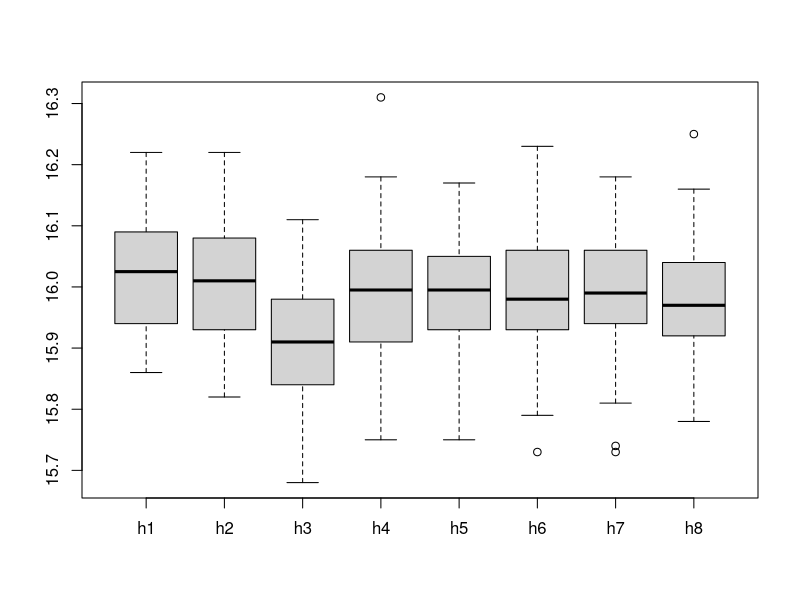

This figure's R source:
## ---- chunk 1
a <- 1
b <- 5
n <- 75
mu.bar <- (a+b)/2
sig.bar <- sqrt((b-a)^2/(12*n))
mu.bar
sig.bar
## ---- chunk 2
pnorm(2,mu.bar,sig.bar)
## ---- chunk 3
qnorm(0.9,mu.bar,sig.bar)
## ---- chunk 4
pnorm(200/n,mu.bar,sig.bar)
## ---- chunk 5
n*qnorm(0.9,mu.bar,sig.bar)
## ---- chunk 6
x <- 1:5
p <- rep(1/5,5)
n <- 75
mu.X <- sum(x*p)
sig.X <- sum((x-mu.X)^2*p)
mu.bar <- mu.X
sig.bar <- sqrt(sig.X/n)
mu.bar
sig.bar
## ---- chunk 7
pnorm(2,mu.bar,sig.bar)
## ---- chunk 8
qnorm(0.9,mu.bar,sig.bar)
## ---- chunk 9
pnorm(200/n,mu.bar,sig.bar)
## ---- chunk 10
pnorm(199.5/n,mu.bar,sig.bar)
## ---- chunk 11
n*qnorm(0.9,mu.bar,sig.bar)
## ---- chunk 12
lam <- 1/22
n <- 80
mu.bar <- 1/lam
sig.bar <- sqrt(1/(lam^2*n))
mu.bar
sig.bar
## ---- chunk 13
1-pnorm(20,mu.bar,sig.bar)
## ---- chunk 14
qnorm(0.95,mu.bar,sig.bar)
## ---- chunk 15
pnorm(15.95,16,0.1/sqrt(50))
## ---- chunk 16
qnorm(0.05,16,0.1/sqrt(50))
## ---- chunk 17
QC <- read.csv("_data/QC.csv")
summary(QC)
## ---- chunk 18
mean(QC$h8)
## ---- chunk 19
boxplot(QC)
## ---- chunk 20
A <- rep(0,10^5)
B <- rep(0,10^5)
for(i in 1:10^5) {
  X.samp <- runif(100,0,10)
  A[i] <- 2*mean(X.samp)
  B[i] <- max(X.samp)
}
## ---- chunk 21
mean(A)
var(A)
var(A) + (mean(A)-10)^2
## ---- chunk 22
mean(B)
var(B)
var(B) + (mean(B)-10)^2
## ---- chunk 23
A <- rep(0,10^5)
B <- rep(0,10^5)
for(i in 1:10^5) {
  X.samp <- runif(100,0,13.7)
  A[i] <- 2*mean(X.samp)
  B[i] <- max(X.samp)
}
## ---- chunk 24
mean(A)
var(A)
var(A) + (mean(A)-13.7)^2
## ---- chunk 25
mean(B)
var(B)
var(B) + (mean(B)-13.7)^2
